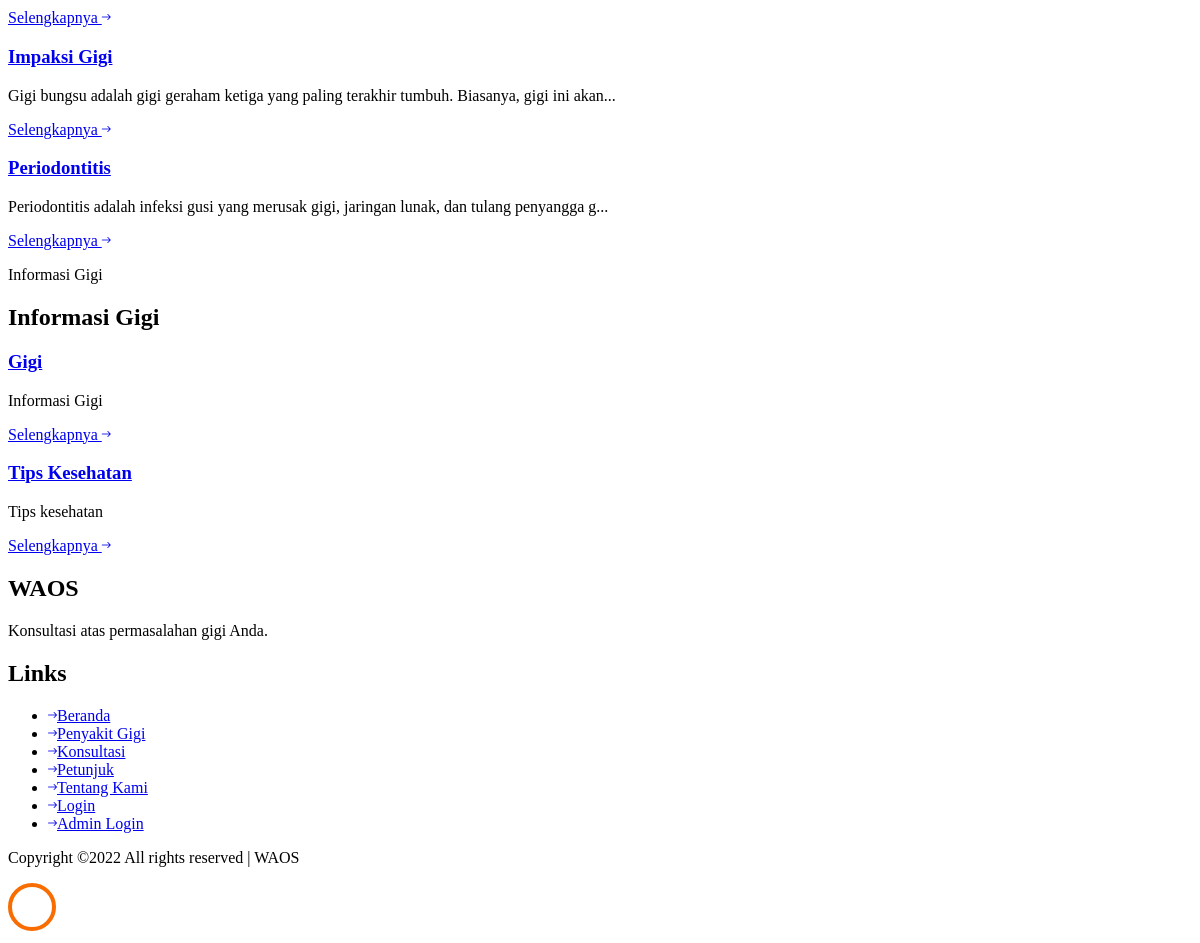
Before: / (lower part) with the older database file.
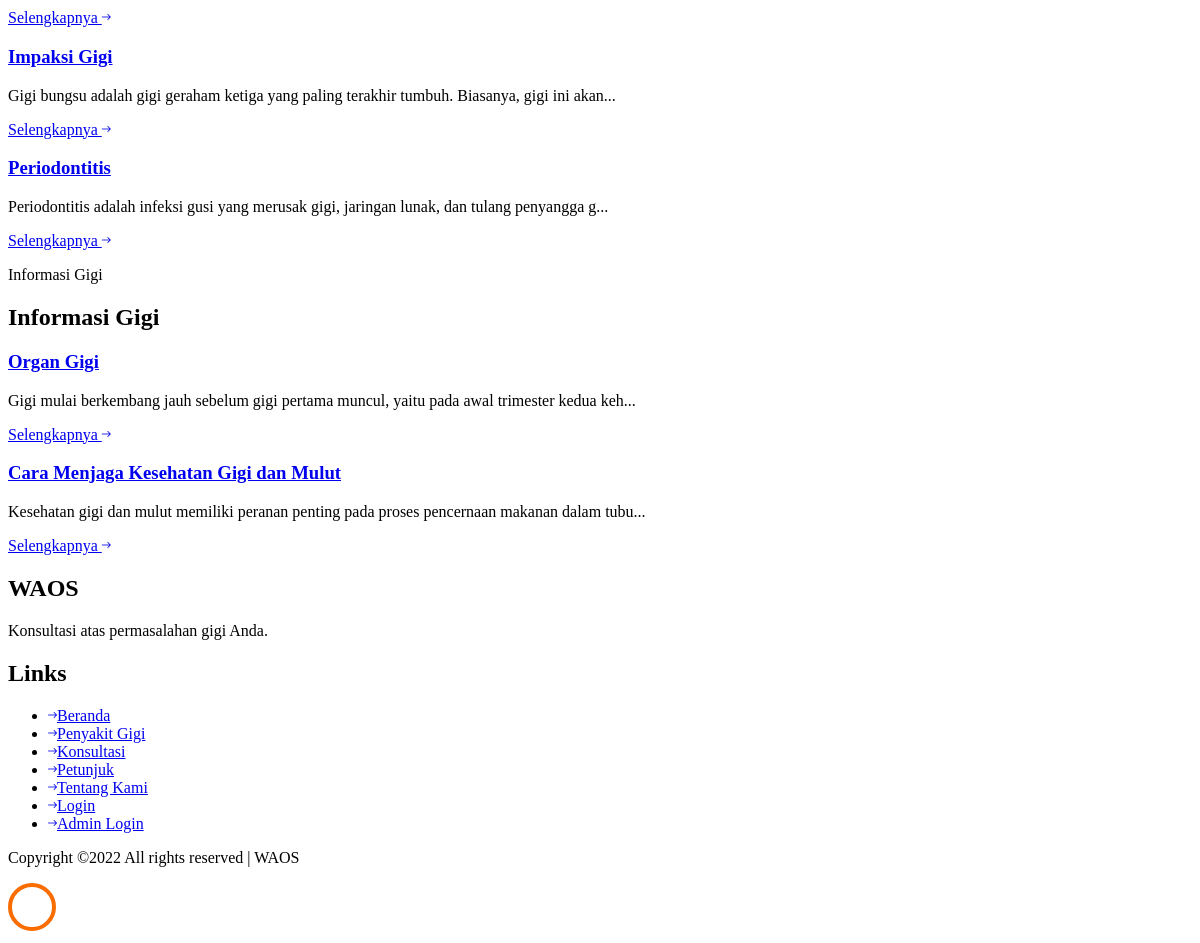
After: the same page with the newer database file.
### tables this page shows
CREATE TABLE `penyakit` (
  `id_penyakit` varchar(3) NOT NULL,
  `penyakit` varchar(100) DEFAULT NULL,
  `keterangan` varchar(255) DEFAULT NULL,
  `created_at` timestamp NOT NULL DEFAULT current_timestamp(),
  `updated_at` timestamp NOT NULL DEFAULT current_timestamp() ON UPDATE current_timestamp(),
  `deleted_at` timestamp NULL DEFAULT NULL,
  `url` varchar(150) NOT NULL,
  `url_gambar` varchar(255) NOT NULL,
  `deskripsi` text NOT NULL,
  `solusi` text DEFAULT NULL
);

CREATE TABLE `informasi` (
  `idInformasi` int(11) NOT NULL,
  `judul` varchar(50) NOT NULL,
  `content` longtext DEFAULT NULL,
  `created_at` timestamp NOT NULL DEFAULT current_timestamp(),
  `updated_at` timestamp NOT NULL DEFAULT current_timestamp() ON UPDATE current_timestamp(),
  `deleted_at` timestamp NULL DEFAULT NULL,
  `url` varchar(100) NOT NULL
);

### application/controllers/Auth.php (called while the page is built, shortened)
<?php
class Auth extends CI_Controller
{
	function __construct()
	{
		$this->load->library('form_validation');
		$this->load->model('m_informasi');
		$this->load->model('m_penyakit');
	}
	public function index()
	{
		$data['userLogin'] = $this->session->userdata('loginUser');
		$data['list_informasi'] = $this->m_informasi->getListInformasi();
		$data['data_penyakit'] = $this->m_penyakit->listPenyakit();
		$this->load->view('client/homepage', $data);
	}
}

### index.php (called while the page is built, shortened)
<?php
require_once BASEPATH.'core/CodeIgniter.php';

### application/models/M_penyakit.php (called while the page is built, shortened)
<?php
class M_penyakit extends CI_Model
{
	public function listPenyakit()
	{
		$this->db->select("*");
		$this->db->from("penyakit");
		$this->db->order_by("id_penyakit");
		$query = $this->db->get();
		$result = $query->result();
		return $result;
	}
}

### application/models/M_informasi.php (called while the page is built, shortened)
<?php
class M_informasi extends CI_Model
{
	public function getlistInformasi()
	{
		$this->db->select("*");
		$this->db->from("informasi");
		$query = $this->db->get();
		$result = $query->result();
		return $result;
	}
}

### application/views/client/homepage.php (the view, shortened to what this page needs)
<!DOCTYPE html>
<html lang="en">
<head>
	<link rel="stylesheet" href="<?= base_url('assets/frontend/'); ?>css/open-iconic-bootstrap.min.css">
	<link rel="stylesheet" href="<?= base_url('assets/frontend/'); ?>css/animate.css">
	<link rel="stylesheet" href="<?= base_url('assets/frontend/'); ?>css/owl.carousel.min.css">
	<link rel="stylesheet" href="<?= base_url('assets/frontend/'); ?>css/owl.theme.default.min.css">
	<link rel="stylesheet" href="<?= base_url('assets/frontend/'); ?>css/magnific-popup.css">
	<link rel="stylesheet" href="<?= base_url('assets/frontend/'); ?>css/aos.css">
	<link rel="stylesheet" href="<?= base_url('assets/frontend/'); ?>css/ionicons.min.css">
	<link rel="stylesheet" href="<?= base_url('assets/frontend/'); ?>css/bootstrap-datepicker.css">
	<link rel="stylesheet" href="<?= base_url('assets/frontend/'); ?>css/jquery.timepicker.css">
	<link rel="stylesheet" href="<?= base_url('assets/frontend/'); ?>css/flaticon.css">
	<link rel="stylesheet" href="<?= base_url('assets/frontend/'); ?>css/icomoon.css">
	<link rel="stylesheet" href="<?= base_url('assets/frontend/'); ?>css/style.css">
</head>
<body>
<section class="ftco-section" id="penyakit-gigi">
	<div class="container">
		<div class="row">
			<?php foreach ($data_penyakit as $k => $v) { ?>
				<?php if (!empty($v->url)) { ?>
					<div class="col-md-4 ftco-animate">
						<div class="blog-entry">
							<div class="text bg-white p-4">
								<h3 class="heading"><a href="<?= 'penyakit/' . $v->url ?>"><?= $v->penyakit ?></a></h3>
								<p><?= mb_strimwidth($v->deskripsi, 0, 97, '...') ?></p>
								<div class="d-flex align-items-center mt-4">
									<p class="mb-0"><a href="<?= 'penyakit/' . $v->url ?>" class="btn btn-primary">Selengkapnya
											<span
													class="ion-ios-arrow-round-forward"></span></a></p>
									</p>
								</div>
							</div>
						</div>
					</div>
				<?php } ?>
			<?php } ?>
</section>
<section class="ftco-section bg-light">
	<div class="container">
		<div class="row justify-content-center mb-5 pb-2">
			<div class="col-md-8 text-center heading-section ftco-animate">
				<span class="subheading">Informasi Gigi</span>
				<h2 class="mb-4">Informasi Gigi</h2>
			</div>
		</div>
		<div class="row">
			<?php foreach ($list_informasi as $k => $v) { ?>
				<?php if (!empty($v->url)) { ?>
					<div class="col-md-4 ftco-animate">
						<div class="blog-entry">
							<div class="text bg-white p-4">
								<h3 class="heading"><a href="<?= 'informasi/' . $v->url ?>"><?= $v->judul ?></a></h3>
								<p><?= mb_strimwidth($v->content, 0, 97, '...') ?></p>
								<div class="d-flex align-items-center mt-4">
									<p class="mb-0"><a href="<?= 'informasi/' . $v->url ?>" class="btn btn-primary">Selengkapnya
											<span
													class="ion-ios-arrow-round-forward"></span></a></p>
									</p>
								</div>
							</div>
						</div>
					</div>
				<?php } ?>
			<?php } ?>
		</div>
	</div>
</section>
<footer class="ftco-footer ftco-bg-dark ftco-section">
	<div class="container">
		<div class="row mb-5">
			<div class="col-md">
				<div class="ftco-footer-widget mb-5">
					<h2 class="ftco-heading-2 logo">WAOS</h2>
					<p>Konsultasi atas permasalahan gigi Anda.</p>
				</div>
			</div>
			<div class="col-md">
				<div class="ftco-footer-widget mb-5 ml-md-4">
					<h2 class="ftco-heading-2">Links</h2>
					<ul class="list-unstyled">
						<li><a href="<?= base_url('') ?>"><span
										class="ion-ios-arrow-round-forward mr-2"></span>Beranda</a></li>
						<li><a href="<?= base_url('diagnosa') ?>"><span class="ion-ios-arrow-round-forward mr-2"></span>Penyakit
								Gigi</a></li>
						<li><a href="<?= base_url('diagnosa') ?>"><span class="ion-ios-arrow-round-forward mr-2"></span>Konsultasi</a>
						</li>
						<li><a href="<?= base_url('petunjuk') ?>"><span class="ion-ios-arrow-round-forward mr-2"></span>Petunjuk</a>
						</li>
						<li><a href="<?= base_url('tentang') ?>"><span class="ion-ios-arrow-round-forward mr-2"></span>Tentang
								Kami</a></li>
						<li><a href="<?= base_url('profile') ?>">
								<?php if (empty($this->session->userdata('loginUser'))) { ?>
									<span class="ion-ios-arrow-round-forward mr-2"></span>Login
								<?php } else { ?>
									<span class="ion-ios-arrow-round-forward mr-2"></span>Profil
								<?php } ?>
							</a>
						</li>
						<?php if (empty($this->session->userdata('loginData'))) { ?>
							<li><a href="<?= base_url('admin/login') ?>" target="_blank"><span
											class="ion-ios-arrow-round-forward mr-2"></span>Admin Login</a></li>
						<?php } else { ?>
							<li><a href="<?= base_url('admin/dashboard') ?>" target="_blank"><span
											class="ion-ios-arrow-round-forward mr-2"></span>Dashboard Admin</a></li>
						<?php } ?>
					</ul>
				</div>
			</div>
		</div>
		<div class="row">
			<div class="col-md-12 text-center">
				<p>
					Copyright &copy;<script>document.write(new Date().getFullYear());</script>
					All rights reserved | WAOS
					</p>
			</div>
		</div>
	</div>
</footer>
<div id="ftco-loader" class="show fullscreen">
	<svg class="circular" width="48px" height="48px">
		<circle class="path-bg" cx="24" cy="24" r="22" fill="none" stroke-width="4" stroke="#eeeeee"/>
		<circle class="path" cx="24" cy="24" r="22" fill="none" stroke-width="4" stroke-miterlimit="10"
				stroke="#F96D00"/>
	</svg>
</div>
</body>
</html>

Changed rows visible on the page:
changed informasi: judul "Gigi" → "Organ Gigi"; content "Informasi Gigi" → "Gigi mulai berkembang jauh sebelum gigi pertama muncul, yaitu pada awal trimester kedua keh..."
changed informasi: judul "Tips Kesehatan" → "Cara Menjaga Kesehatan Gigi dan Mulut"; content "Tips kesehatan" → "Kesehatan gigi dan mulut memiliki peranan penting pada proses pencernaan makanan dalam tubu..."
